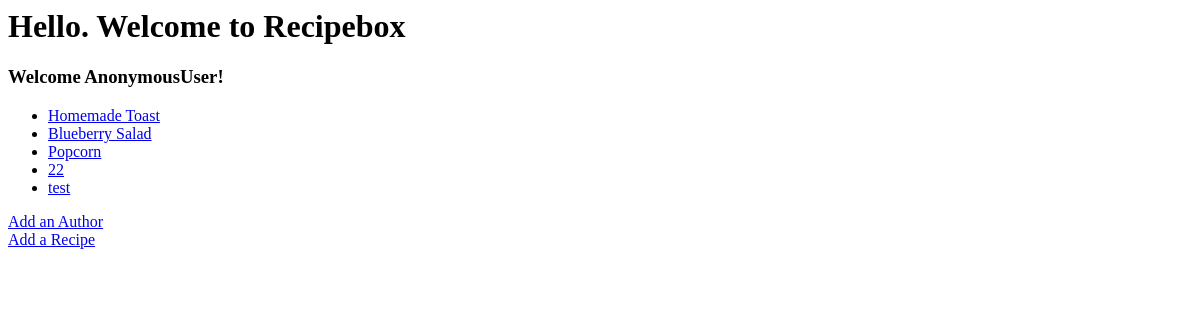
The app's page /, older data.
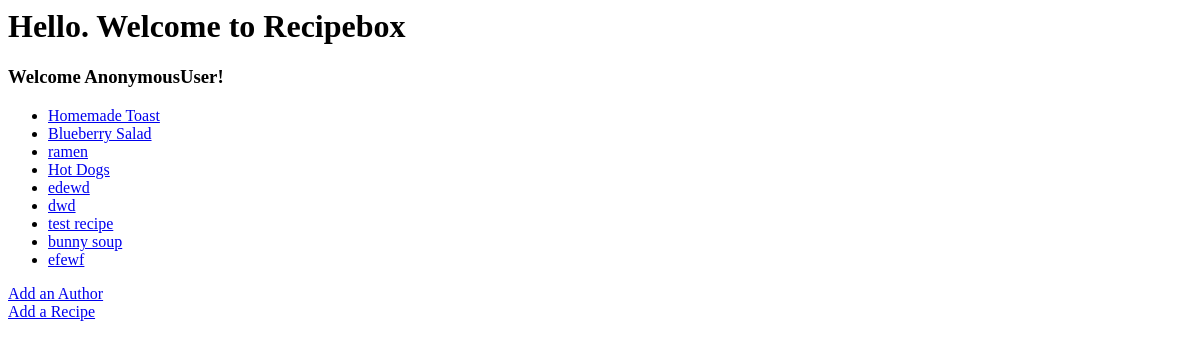
The same page, newer data.
### recipes/models.py (models this page shows, shortened)
class Recipe(models.Model):
    title = models.CharField(max_length=50)
    description = models.TextField()
    time_required = models.CharField(max_length=50)
    instructions = models.TextField()
    author = models.ForeignKey(Author, on_delete=models.CASCADE)

### recipes/views.py (the view)
# urls.py: path('', index, name='homepage'),
def index(request):
    my_recipes = Recipe.objects.all()
    return render(request, "index.html", {"recipes": my_recipes, "recipebox": "Welcome to Recipebox"})

### templates/index.html
<div class = "container">
    <h1>Hello. {{ recipebox }}</h1>
    <h3>Welcome {{ request.user }}!</h2>
    <ul>
        {% for recipe in recipes %}
        <li>
            <a href="recipe/{{recipe.id}}/">{{ recipe.title }}</a>
        </li>
        {% endfor %}
    </ul>
    <a href="addauthor/">Add an Author</a>
    <br>
    <a href="addrecipe/">Add a Recipe</a>
</div>

Row changes from the older to the newer data that the page shows:
removed Recipe: title "test"
changed Recipe: title "Popcorn" → "ramen"
changed Recipe: title "22" → "Hot Dogs"
added Recipe: title "edewd"
added Recipe: title "dwd"
added Recipe: title "test recipe"
added Recipe: title "bunny soup"
added Recipe: title "efewf"
